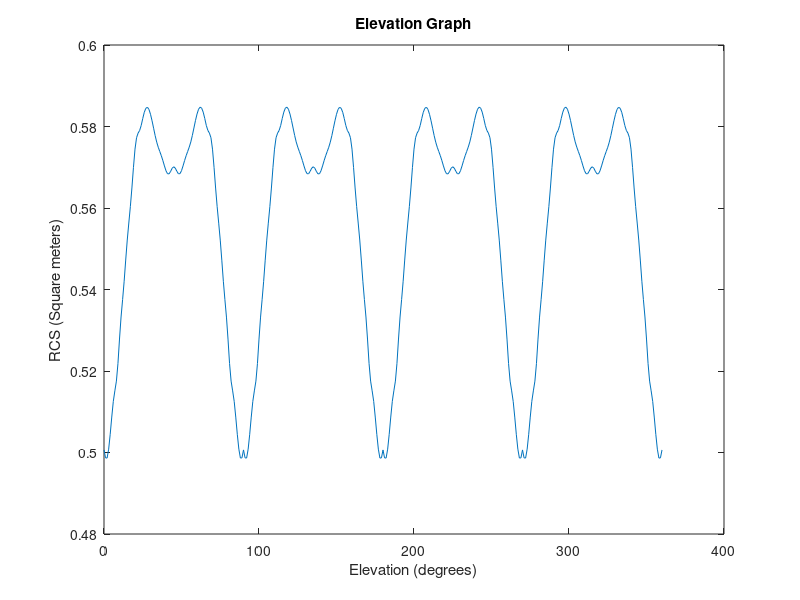

The MATLAB source for this figure:
% Loading the data from the txt file
data = load('ElevationGraph.txt');

% Extracting the x and y coordinates from data
x = data(:,1);
y = data(:,2);

% Creating a new figure
figure;

% Plotting the data
plot(x, y);

% Setting labels
xlabel('Elevation (degrees)');
ylabel('RCS (Square meters)');

% Chart Title
title('Elevation Graph');